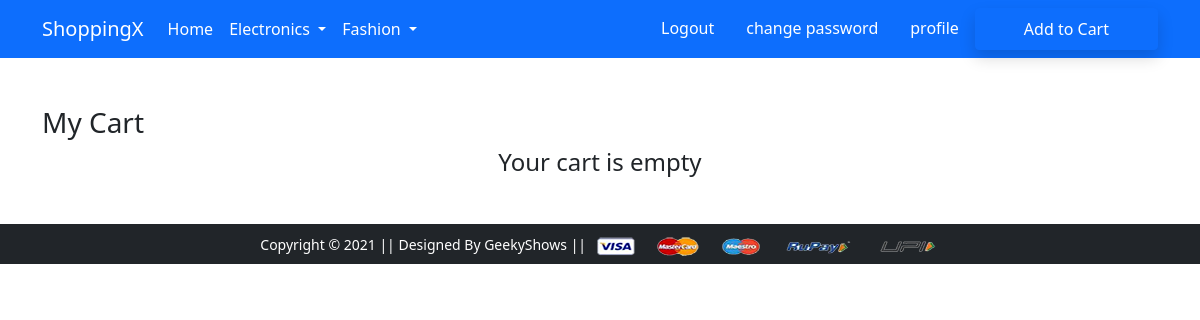
The app's page /cart/ (signed in), older data.
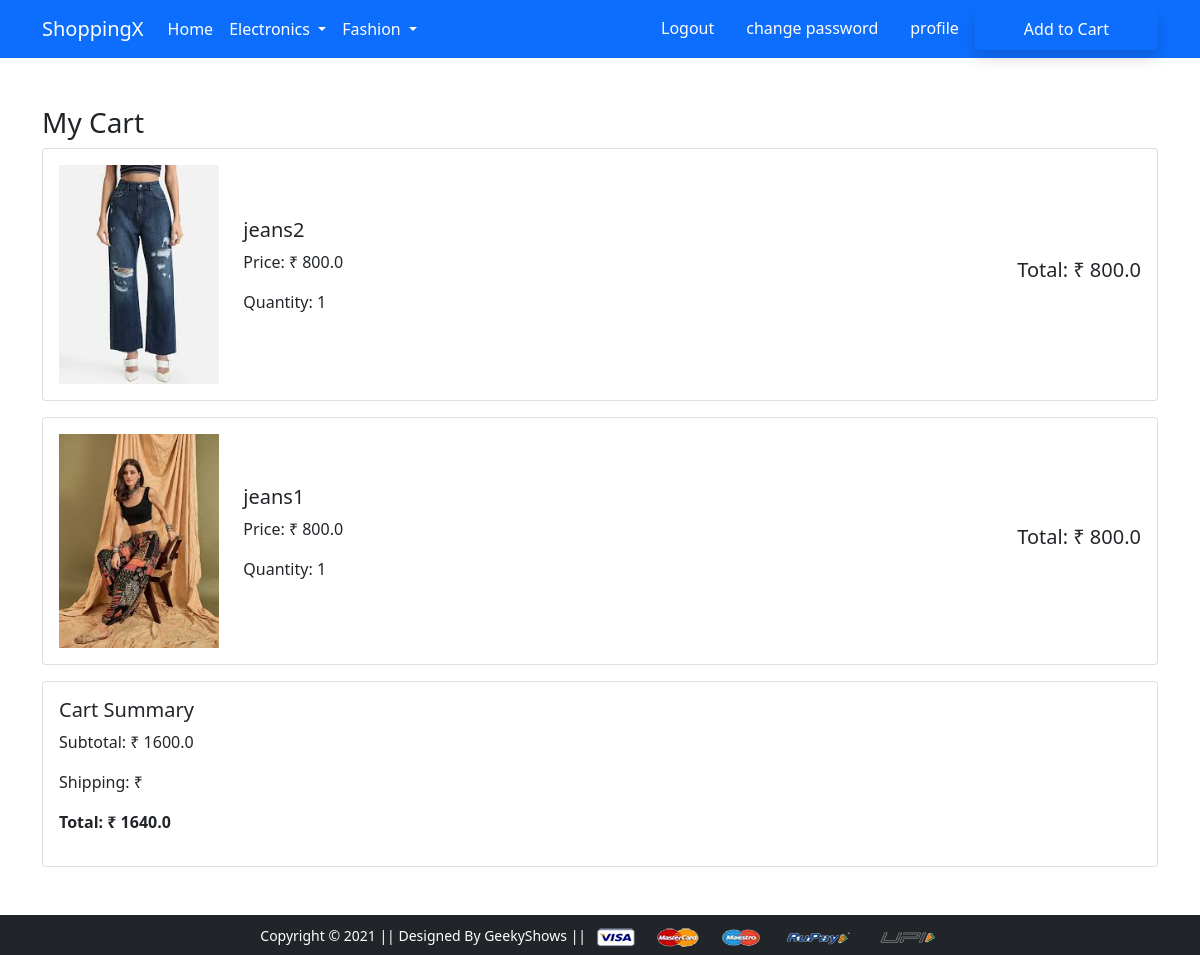
The same page, newer data.
### app/models.py (models this page shows, shortened)
class Cart(models.Model):
    user = models.ForeignKey(User, on_delete=models.CASCADE)
    product = models.ForeignKey(Product, on_delete=models.CASCADE)
    quantity = models.PositiveIntegerField(default=1)
    @property
    def total_cost(self):
        return self.quantity * self.product.discounted_price

class Product(models.Model):
    title = models.CharField(max_length=200)
    selling_price = models.FloatField()
    discounted_price = models.FloatField()
    description = models.TextField()
    brand = models.CharField(max_length=100)
    CATEGORY = models.CharField(
        max_length=5,
        choices=CATEGORY_CHOICES,
        default='M'   # <-- Add a default here!
    )
    product_image = models.ImageField(upload_to='product_img')

### app/views.py (the view)
# urls.py: path('cart/', views.show_cart, name='cart'),
def show_cart(request):
    if request.user.is_authenticated:
        cart = Cart.objects.filter(user=request.user)
        amount = sum(item.total_cost for item in cart)
        totalamount = amount + 40
        return render(request, 'app/cart.html', {
            'cart': cart,
            'amount': amount,
            'totalamount': totalamount,
        })
    else:
        return redirect('login')

### app/templates/app/cart.html
{% extends 'app/base.html' %}
{% block main-content %}
<div class="container my-5">
    <h3>My Cart</h3>
    {% if cart %}
    {% for item in cart %}
        <div class="card mb-3 p-3">
            <div class="row align-items-center">
                <div class="col-md-2">
                    <img src="{{ item.product.product_image.url }}" class="img-fluid">
                </div>
                <div class="col-md-6">
                    <h5>{{ item.product.title }}</h5>
                    <p>Price: ₹ {{ item.product.discounted_price }}</p>
                    <p>Quantity: {{ item.quantity }}</p>
                </div>
                <div class="col-md-4 text-end">
                    <h5>Total: ₹ {{ item.total_cost }}</h5>
                </div>
            </div>
        </div>
    {% endfor %}
    <div class="card p-3 mt-3">
        <h5>Cart Summary</h5>
        <p>Subtotal: ₹ {{ amount }}</p>
        <p>Shipping: ₹ {{ shipping }}</p>
        <p><strong>Total: ₹ {{ totalamount }}</strong></p>
    </div>
{% else %}
    <h4 class="text-center">Your cart is empty</h4>
{% endif %}
</div>
{% endblock %}

Row changes from the older to the newer data that the page shows:
added Cart: product.product_image (picture), product "jeans2", product.discounted_price "800.0", quantity "1", total_cost "800.0"
added Cart: product.product_image (picture), product "jeans1", product.discounted_price "800.0", quantity "1", total_cost "800.0"
Text that changed along with them:
{{ amount }}: (not shown) → "1600.0"
{{ totalamount }}: (not shown) → "1640.0"
text no longer shown: "Your cart is empty"
text now shown: "Cart Summary Subtotal: ₹ Shipping: ₹ Total: ₹"
